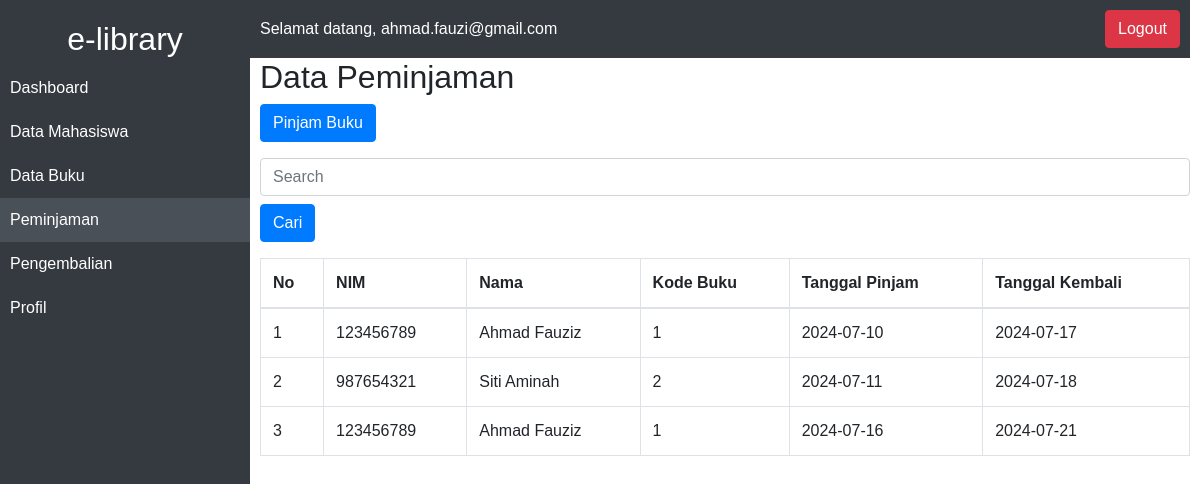
Screenshot of /peminjaman.php (signed in) with the database file from the repository.
### tables this page shows
CREATE TABLE `peminjam` (
  `id_peminjaman` int(11) NOT NULL,
  `id_mahasiswa` int(11) NOT NULL,
  `id_buku` int(11) NOT NULL,
  `tanggal_pinjam` date NOT NULL,
  `tanggal_kembali` date DEFAULT NULL,
  `denda` bigint(20) DEFAULT NULL
);

CREATE TABLE `mahasiswa` (
  `id` int(11) NOT NULL,
  `nim` varchar(20) NOT NULL,
  `nama` varchar(100) NOT NULL,
  `prodi` varchar(100) NOT NULL
);

CREATE TABLE `buku` (
  `id_buku` int(11) NOT NULL,
  `judul` varchar(255) NOT NULL,
  `penulis` varchar(100) NOT NULL,
  `tahun_terbit` year(4) NOT NULL,
  `status` enum('tersedia','dipinjam') NOT NULL
);

### classes/Peminjaman.php (called while the page is built, shortened)
<?php
class Peminjaman {
    private $conn;
    private $table_name = "peminjam";
    public function __construct($db) {
        $this->conn = $db;
    }
    public function getAllPeminjaman() {
        $query = "SELECT p.id_peminjaman, m.nim, m.nama, b.id_buku, b.judul, p.tanggal_pinjam, p.tanggal_kembali, p.denda
                  FROM " . $this->table_name . " p
                  LEFT JOIN mahasiswa m ON p.id_mahasiswa = m.id
                  LEFT JOIN buku b ON p.id_buku = b.id_buku";
        $stmt = $this->conn->prepare($query);
        $stmt->execute();
        return $stmt->fetchAll(PDO::FETCH_ASSOC);
    }
}
?>

### peminjaman.php (the view, shortened to what this page needs)
<?php
require_once 'classes/Peminjaman.php';
$database = new Database();
$db = $database->getConnection();
$peminjaman = new Peminjaman($db);
$listPeminjaman = $peminjaman->getAllPeminjaman();
$listPeminjaman = [];
if (isset($_GET['search'])) {
    $keyword = $_GET['search'];
    $listPeminjaman = $peminjaman->searchPeminjaman($keyword);
} else {
    $listPeminjaman = $peminjaman->getAllPeminjaman();
}
?>
<!DOCTYPE html>
<html lang="en">
<head>
    <link href="https://maxcdn.bootstrapcdn.com/bootstrap/4.5.2/css/bootstrap.min.css" rel="stylesheet">
    <link href="assets/css/style.css" rel="stylesheet">
</head>
<body>
    <div class="sidebar">
        <h2 class="text-center">e-library</h2>
        <a href="dashboard.php">Dashboard</a>
        <a href="data_mahasiswa.php">Data Mahasiswa</a>
        <a href="data_buku.php">Data Buku</a>
        <a href="peminjaman.php">Peminjaman</a>
        <a href="pengembalian.php">Pengembalian</a>
        <a href="profil.php">Profil</a>
    </div>
    <div class="content">
        <div class="navbar">
            <span>Selamat datang, <?php echo $_SESSION['login_user']; ?></span>
            <a href="logout.php" class="btn btn-danger">Logout</a>
        </div>
        <h2>Data Peminjaman</h2>
        <button class="btn btn-primary mb-3"><a href="create_peminjaman.php" style="color: white;">Pinjam Buku</a></button>
        <form action="peminjaman.php" method="GET" class="mb-3">
    <input type="text" class="form-control" placeholder="Search" name="search" value="<?php echo isset($_GET['search']) ? $_GET['search'] : ''; ?>">
    <button type="submit" class="btn btn-primary mt-2">Cari</button>
</form>
        <table class="table table-bordered">
            <thead>
                <tr>
                    <th>No</th>
                    <th>NIM</th>
                    <th>Nama</th>
                    <th>Kode Buku</th>
                    <th>Tanggal Pinjam</th>
                    <th>Tanggal Kembali</th>
                </tr>
            </thead>
            <tbody>
                <?php foreach ($listPeminjaman as $index => $peminjaman) : ?>
                    <tr>
                        <td><?php echo $index + 1; ?></td>
                        <td><?php echo $peminjaman['nim']; ?></td>
                        <td><?php echo $peminjaman['nama']; ?></td>
                        <td><?php echo $peminjaman['id_buku']; ?></td>
                        <td><?php echo $peminjaman['tanggal_pinjam']; ?></td>
                        <td><?php echo $peminjaman['tanggal_kembali']; ?></td>
                    </tr>
                <?php endforeach; ?>
            </tbody>
        </table>
    </div>
</body>
</html>

### assets/css/style.css (style rules this page uses)
body { font-family: Arial, sans-serif; }
.sidebar { position: fixed; top: 0; left: 0; height: 100%; background: #343a40; padding-top: 20px; width: 250px; }
.sidebar h2 { text-align: center; color: #fff; }
.sidebar a { display: block; color: #fff; padding: 10px; text-decoration: none; transition: 0.3s; }
.content { margin-left: 250px; }
.sidebar a.active { background-color: #495057; }

### peminjaman.php (style rules this page uses)
body { display: flex; }
.sidebar { width: 250px; background-color: #343a40; height: 100vh; color: white; padding-top: 20px; }
.sidebar a { color: white; text-decoration: none; display: block; padding: 10px; }
.content { flex: 1; padding: 10px; }
.navbar { display: flex; justify-content: space-between; align-items: center; background-color: #343a40; color: white; padding: 10px; margin-left: -10px; margin-top: -10px; }

### rows the page displays
peminjam: id_mahasiswa.nim "123456789", id_mahasiswa.nama "Ahmad Fauziz", id_buku.id_buku "1", tanggal_pinjam "2024-07-10", tanggal_kembali "2024-07-17"
peminjam: id_mahasiswa.nim "987654321", id_mahasiswa.nama "Siti Aminah", id_buku.id_buku "2", tanggal_pinjam "2024-07-11", tanggal_kembali "2024-07-18"
peminjam: id_mahasiswa.nim "123456789", id_mahasiswa.nama "Ahmad Fauziz", id_buku.id_buku "1", tanggal_pinjam "2024-07-16", tanggal_kembali "2024-07-21"

### other values shown
$_SESSION['login_user'] "ahmad.fauzi@gmail.com"
